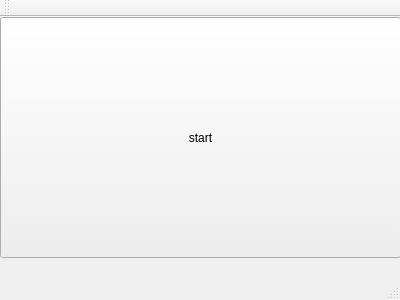
<?xml version="1.0" encoding="UTF-8"?>
<ui version="4.0">
 <class>MainWindow</class>
 <widget class="QMainWindow" name="MainWindow">
  <property name="geometry">
   <rect>
    <x>0</x>
    <y>0</y>
    <width>400</width>
    <height>300</height>
   </rect>
  </property>
  <property name="windowTitle">
   <string>MainWindow</string>
  </property>
  <widget class="QWidget" name="centralWidget">
   <widget class="QPushButton" name="pushButton">
    <property name="geometry">
     <rect>
      <x>0</x>
      <y>0</y>
      <width>401</width>
      <height>241</height>
     </rect>
    </property>
    <property name="text">
     <string>start</string>
    </property>
   </widget>
  </widget>
  <widget class="QMenuBar" name="menuBar">
   <property name="geometry">
    <rect>
     <x>0</x>
     <y>0</y>
     <width>400</width>
     <height>31</height>
    </rect>
   </property>
  </widget>
  <widget class="QToolBar" name="mainToolBar">
   <attribute name="toolBarArea">
    <enum>TopToolBarArea</enum>
   </attribute>
   <attribute name="toolBarBreak">
    <bool>false</bool>
   </attribute>
  </widget>
  <widget class="QStatusBar" name="statusBar"/>
 </widget>
 <layoutdefault spacing="6" margin="11"/>
 <resources/>
 <connections/>
</ui>
